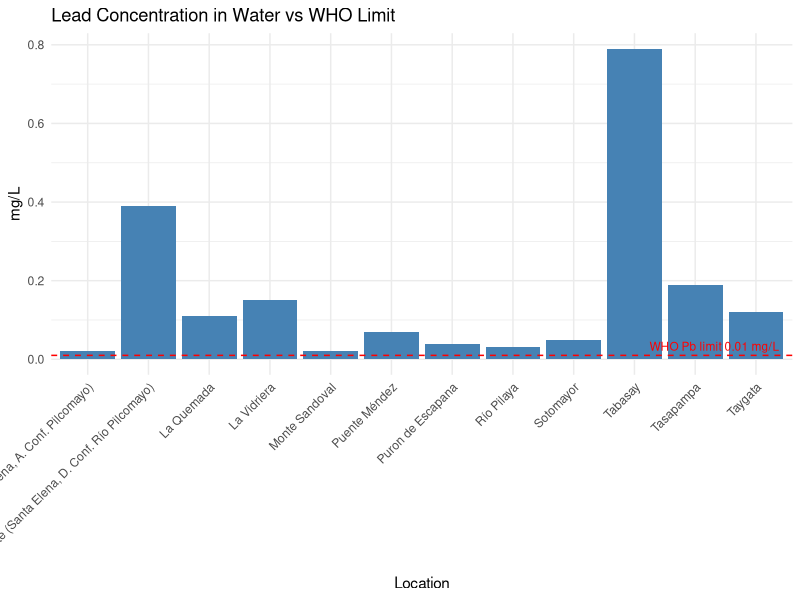
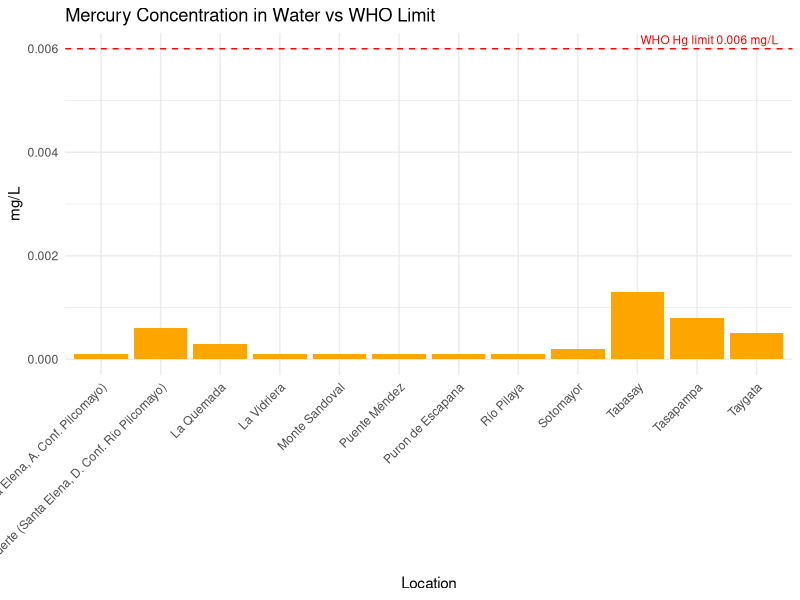
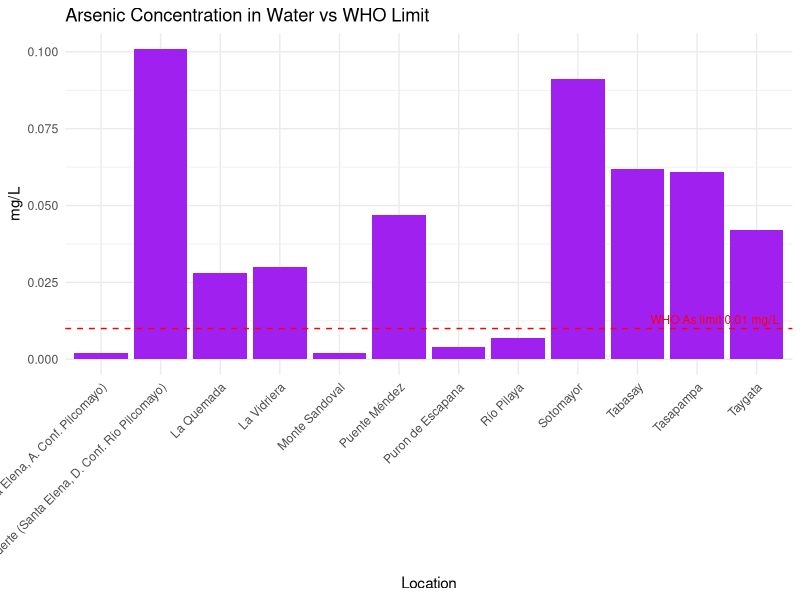
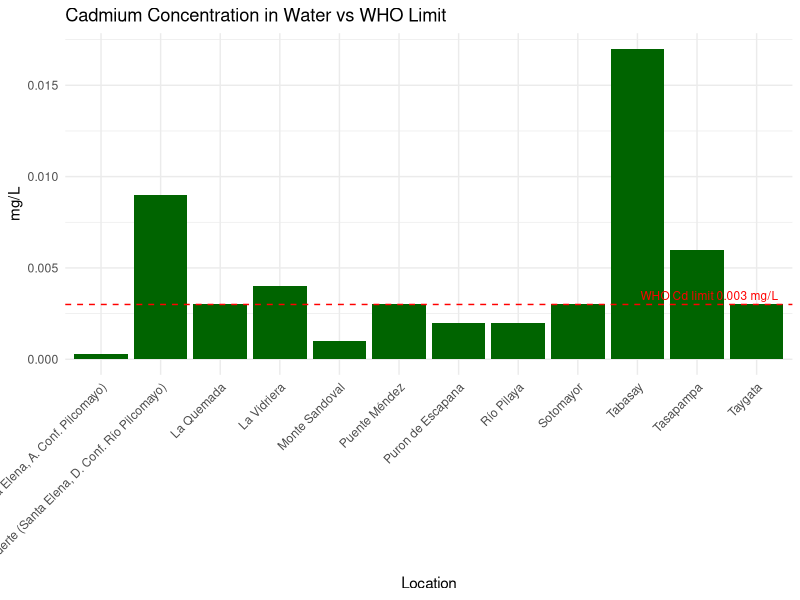
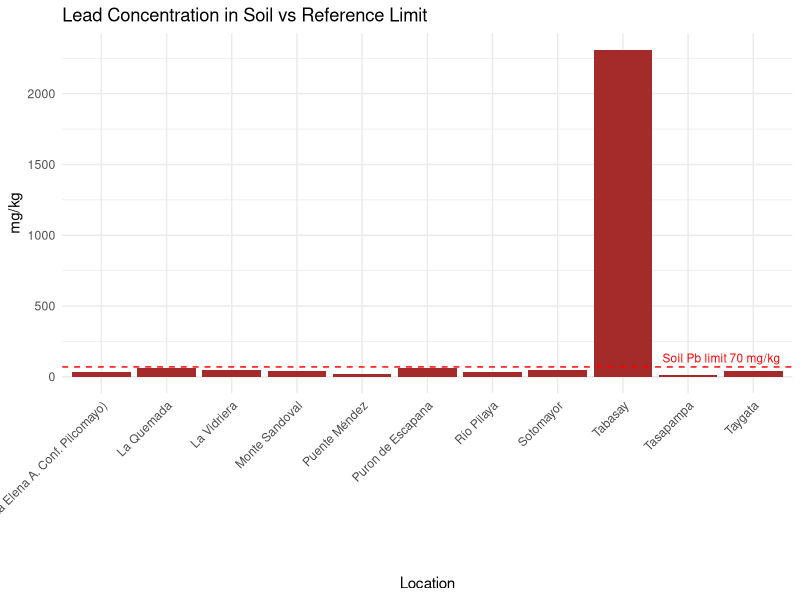
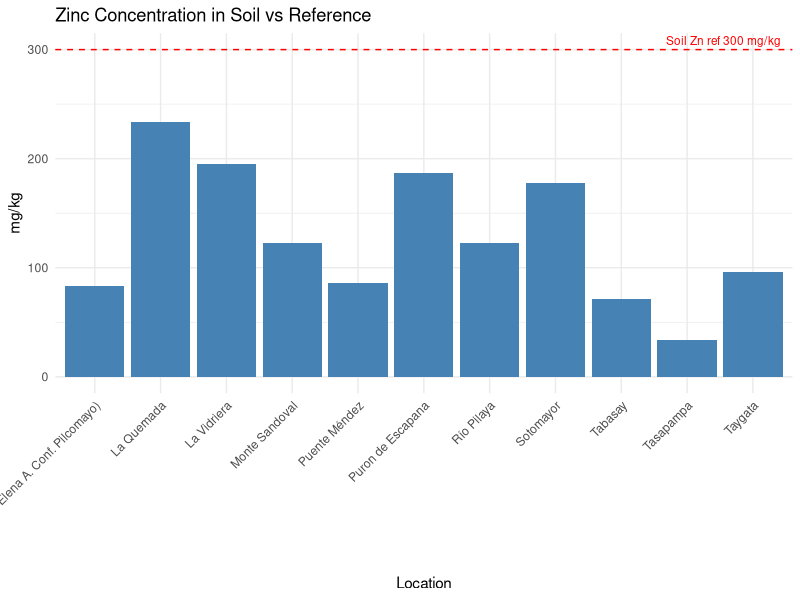
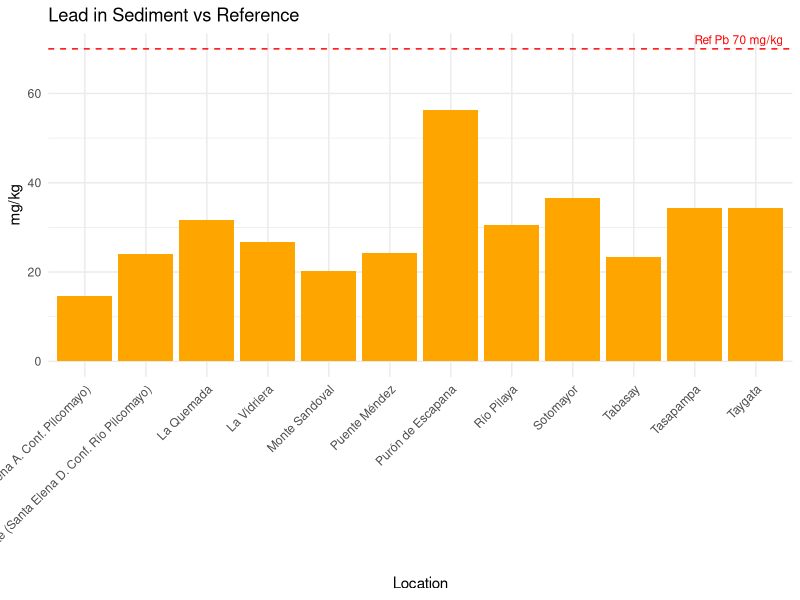
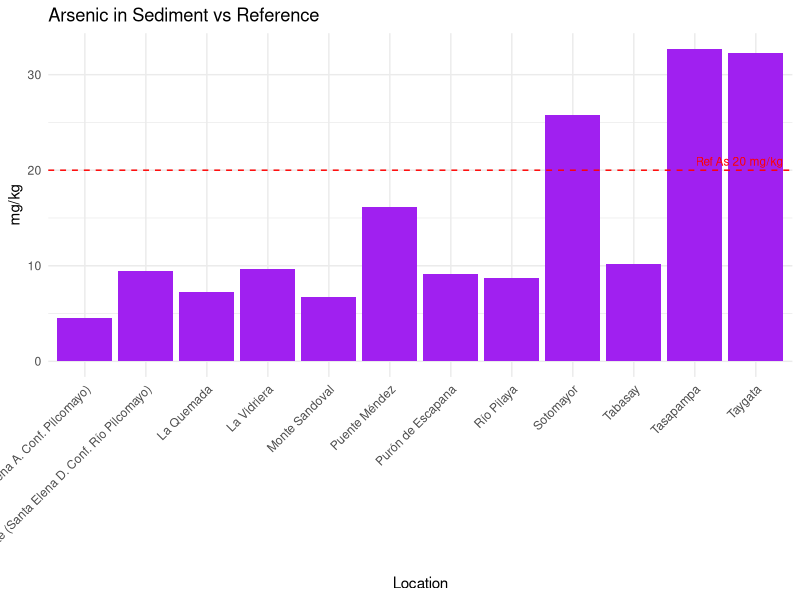

Source code (R) for these figures, in order:
## ---- chunk 1
library(tidyverse)
library(readr)
library(sf)
## ---- chunk 2
water <- read_csv("data/ITA_water_2006.csv")
## ---- chunk 3
ggplot(water, aes(x = Location, y = `Pb (mg/l)`)) +
  geom_col(fill = "steelblue") +
  geom_hline(yintercept = 0.01, color = "red", linetype = "dashed") +
  annotate("text", x=Inf, y=0.01, label="WHO Pb limit 0.01 mg/L", hjust=1.1, vjust=-0.5, color="red", size=3) +
  labs(
    title = "Lead Concentration in Water vs WHO Limit",
    x = "Location",
    y = "mg/L"
  ) +
  theme_minimal() +
  theme(axis.text.x = element_text(angle=45, hjust=1))
## ---- chunk 4
ggplot(water, aes(x = Location, y = `Hg (mg/l)`)) +
  geom_col(fill = "orange") +
  geom_hline(yintercept = 0.006, color = "red", linetype = "dashed") +
  annotate("text", x=Inf, y=0.006, label="WHO Hg limit 0.006 mg/L", hjust=1.1, vjust=-0.5, color="red", size=3) +
  labs(
    title = "Mercury Concentration in Water vs WHO Limit",
    x = "Location",
    y = "mg/L"
  ) +
  theme_minimal() +
  theme(axis.text.x = element_text(angle=45, hjust=1))
## ---- chunk 5
ggplot(water, aes(x = Location, y = `As (mg/l)`)) +
  geom_col(fill = "purple") +
  geom_hline(yintercept = 0.01, color = "red", linetype = "dashed") +
  annotate("text", x=Inf, y=0.01, label="WHO As limit 0.01 mg/L", hjust=1.1, vjust=-0.5, color="red", size=3) +
  labs(
    title = "Arsenic Concentration in Water vs WHO Limit",
    x = "Location",
    y = "mg/L"
  ) +
  theme_minimal() +
  theme(axis.text.x = element_text(angle=45, hjust=1))
## ---- chunk 6
ggplot(water, aes(x = Location, y = `Cd (mg/l)`)) +
  geom_col(fill = "darkgreen") +
  geom_hline(yintercept = 0.003, color = "red", linetype = "dashed") +
  annotate("text", x=Inf, y=0.003, label="WHO Cd limit 0.003 mg/L", hjust=1.1, vjust=-0.5, color="red", size=3) +
  labs(
    title = "Cadmium Concentration in Water vs WHO Limit",
    x = "Location",
    y = "mg/L"
  ) +
  theme_minimal() +
  theme(axis.text.x = element_text(angle=45, hjust=1))
## ---- chunk 7
soil <- read_csv("data/ITA_soil_2006.csv")
## ---- chunk 8
ggplot(soil, aes(x = Location, y = `Pb (mg/kg)`)) +
  geom_col(fill = "brown") +
  geom_hline(yintercept = 70, color = "red", linetype = "dashed") +
  annotate("text", x=Inf, y=70, label="Soil Pb limit 70 mg/kg", hjust=1.1, vjust=-0.5, color="red", size=3) +
  labs(
    title = "Lead Concentration in Soil vs Reference Limit",
    x = "Location",
    y = "mg/kg"
  ) +
  theme_minimal() +
  theme(axis.text.x = element_text(angle=45, hjust=1))
## ---- chunk 9
ggplot(soil, aes(x = Location, y = `Zn (mg/kg)`)) +
  geom_col(fill = "steelblue") +
  geom_hline(yintercept = 300, color = "red", linetype = "dashed") +
  annotate("text", x=Inf, y=300, label="Soil Zn ref 300 mg/kg", hjust=1.1, vjust=-0.5, color="red", size=3) +
  labs(
    title = "Zinc Concentration in Soil vs Reference",
    x = "Location",
    y = "mg/kg"
  ) +
  theme_minimal() +
  theme(axis.text.x = element_text(angle=45, hjust=1))
## ---- chunk 10
sediment <- read_csv("data/ITA_sed_2006.csv")

## ---- chunk 11
ggplot(sediment, aes(x=Location, y=`Pb (mg/kg)`)) +
  geom_col(fill="orange") +
  geom_hline(yintercept=70, color="red", linetype="dashed") +
  annotate("text", x=Inf, y=70, label="Ref Pb 70 mg/kg", hjust=1.1, vjust=-0.5, color="red", size=3) +
  labs(
    title="Lead in Sediment vs Reference",
    y="mg/kg"
  ) +
  theme_minimal() +
  theme(axis.text.x=element_text(angle=45, hjust=1))
## ---- chunk 12
ggplot(sediment, aes(x=Location, y=`As (mg/kg)`)) +
  geom_col(fill="purple") +
  geom_hline(yintercept=20, color="red", linetype="dashed") +
  annotate("text", x=Inf, y=20, label="Ref As 20 mg/kg", hjust=1.1, vjust=-0.5, color="red", size=3) +
  labs(
    title="Arsenic in Sediment vs Reference",
    y="mg/kg"
  ) +
  theme_minimal() +
  theme(axis.text.x=element_text(angle=45, hjust=1))
## ---- chunk 13
veg <- read_csv("data/ITA_veg_2006.csv")

## ---- chunk 14
ggplot(veg, aes(x=Crop, y=`Pb (mg/kg)`)) +
  geom_col(fill="darkgreen") +
  geom_hline(yintercept=0.3, color="red", linetype="dashed") +
  annotate("text", x=Inf, y=0.3, label="Codex Pb 0.3 mg/kg", hjust=1.1, vjust=-0.5, color="red", size=3) +
  labs(
    title="Lead in Crops vs Codex Limit",
    y="mg/kg"
  ) +
  theme_minimal() +
  theme(axis.text.x=element_text(angle=45, hjust=1))
## ---- chunk 15
ggplot(veg, aes(x=Crop, y=`Cd (mg/kg)`)) +
  geom_col(fill="brown") +
  geom_hline(yintercept=0.1, color="red", linetype="dashed") +
  annotate("text", x=Inf, y=0.1, label="Codex Cd 0.1 mg/kg", hjust=1.1, vjust=-0.5, color="red", size=3) +
  labs(
    title="Cadmium in Crops vs Codex Limit",
    y="mg/kg"
  ) +
  theme_minimal() +
  theme(axis.text.x=element_text(angle=45, hjust=1))
## ---- chunk 16
fish <- read_csv("data/ITA_fish_2006.csv")

## ---- chunk 17
ggplot(fish, aes(x=`Sample Type`, y=`Pb (mg/kg)`)) +
  geom_col(fill="dodgerblue") +
  geom_hline(yintercept=0.3, color="red", linetype="dashed") +
  annotate("text", x=Inf, y=0.3, label="Codex Pb 0.3 mg/kg", hjust=1.1, vjust=-0.5, color="red", size=3) +
  labs(
    title="Lead in Fish vs Codex Limit",
    y="mg/kg"
  ) +
  theme_minimal()
## ---- chunk 18
human <- read_csv("data/ITA_human_2006.csv")

## ---- chunk 19
ggplot(human, aes(x=Location, y=`Pb [µg/dl] Children`)) +
  geom_col(fill="pink") +
  geom_hline(yintercept=5, color="red", linetype="dashed") +
  annotate("text", x=Inf, y=5, label="CDC ref 5 µg/dL", hjust=1.1, vjust=-0.5, color="red", size=3) +
  labs(
    title="Lead in Children Blood vs CDC Ref",
    y="µg/dL"
  ) +
  theme_minimal() +
  theme(axis.text.x=element_text(angle=45, hjust=1))
## ---- chunk 20
ggplot(human, aes(x=Location, y=`Pb [µg/dl] Adults`)) +
  geom_col(fill="darkred") +
  geom_hline(yintercept=10, color="red", linetype="dashed") +
  annotate("text", x=Inf, y=10, label="CDC ref 10 µg/dL", hjust=1.1, vjust=-0.5, color="red", size=3) +
  labs(
    title="Lead in Adults Blood vs CDC Ref",
    y="µg/dL"
  ) +
  theme_minimal() +
  theme(axis.text.x=element_text(angle=45, hjust=1))
## ---- chunk 21
animal <- read_csv("data/ITA_animal_2006.csv")

## ---- chunk 22
ggplot(animal, aes(x=Animal, y=`Pb (mg/dL)`)) +
  geom_col(fill="darkblue") +
  geom_hline(yintercept=0.3, color="red", linetype="dashed") +
  annotate("text", x=Inf, y=0.3, label="Vet concern ~0.3 mg/dL", hjust=1.1, vjust=-0.5, color="red", size=3) +
  labs(
    title="Lead in Animal Blood vs Vet Concern Level",
    y="mg/dL"
  ) +
  theme_minimal()
